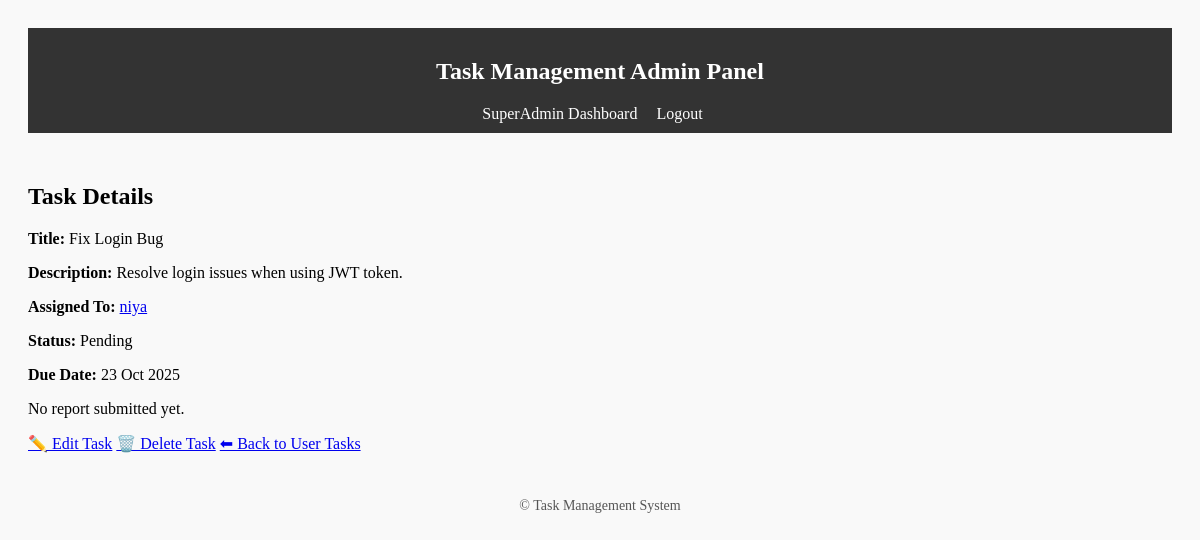
Screenshot of /panel/superadmin/task/5/ (signed in) with the database file from the repository.
### tasks/models.py (models this page shows, shortened)
class Task(models.Model):
    STATUS_CHOICES = (
        ('pending', 'Pending'),
        ('in_progress', 'In Progress'),
        ('completed', 'Completed'),
    )
    title = models.CharField(max_length=255)
    description = models.TextField(blank=True)
    assigned_admin = models.ForeignKey(
        settings.AUTH_USER_MODEL,
        null=True,
        blank=True,
        on_delete=models.SET_NULL,
        limit_choices_to={'role': 'admin'},
        related_name='admin_tasks'
    )
    assigned_to = models.ForeignKey(
        settings.AUTH_USER_MODEL,
        on_delete=models.CASCADE,
        related_name='tasks',
        limit_choices_to={'role': 'user'},null=True, blank=True)
    due_date = models.DateField(null=True, blank=True)
    status = models.CharField(max_length=20, choices=STATUS_CHOICES, default='pending')
    completion_report = models.TextField(blank=True, null=True)
    worked_hours = models.DecimalField(max_digits=6, decimal_places=2, null=True, blank=True)
    created_at = models.DateTimeField(auto_now_add=True)
    updated_at = models.DateTimeField(auto_now=True)

### accounts/models.py (models this page shows, shortened)
class CustomUser(AbstractUser):
    ROLE_CHOICES = (
        ('superadmin', 'SuperAdmin'),
        ('admin', 'Admin'),
        ('user', 'User'),
    )
    role = models.CharField(max_length=20, choices=ROLE_CHOICES, default='user')
    admin = models.ForeignKey("self", null=True, blank=True, limit_choices_to={'role': 'admin'}, on_delete=models.SET_NULL, related_name="assigned_users")

### admin_panel/views.py (the view)
# urls.py: path("superadmin/task/<int:task_id>/", views.superadmin_task_detail, name="superadmin_task_detail"),
@login_required
def superadmin_task_detail(request, task_id):
    if request.user.role != "superadmin":
        return HttpResponseForbidden("Forbidden")
    task = get_object_or_404(Task, id=task_id)
    return render(request, "admin_panel/superadmin_task_detail.html", {
        "task": task
    })

### admin_panel/templates/admin_panel/superadmin_task_detail.html
{% extends "admin_panel/base.html" %}
{% block content %}
<div class="container" style="max-width: 700px; margin-top: 50px;">
    <div class="card shadow-sm p-4">
        <h2 class="mb-4 text-center">Task Details</h2>
        <p><strong>Title:</strong> {{ task.title }}</p>
        <p><strong>Description:</strong> {{ task.description }}</p>
<p>
  <strong>Assigned To:</strong>
  <a href="{% url 'superadmin_user_detail' task.assigned_to.id %}">
    {{ task.assigned_to.username }}
  </a>
</p>        <p><strong>Status:</strong> {{ task.get_status_display }}</p>
        <p><strong>Due Date:</strong> {{ task.due_date|date:"d M Y" }}</p>
        {% if task.status == "completed" %}
            <div class="mt-4">
                <h4>Completion Report</h4>
                <p>{{ task.completion_report }}</p>
                <p><strong>Worked Hours:</strong> {{ task.worked_hours }}</p>
            </div>
        {% else %}
            <p class="text-muted mt-4">No report submitted yet.</p>
        {% endif %}
        <div class="mt-4 d-flex justify-content-between">
            <a href="{% url 'task_update' task.id %}" class="btn btn-warning btn-sm">✏️ Edit Task</a>
            <a href="{% url 'task_delete' task.id %}" class="btn btn-danger btn-sm">🗑️ Delete Task</a>
            <a href="{% url 'superadmin_user_detail' task.assigned_to.id %}" class="btn btn-secondary btn-sm">⬅ Back to User Tasks</a>
        </div>
    </div>
</div>
{% endblock %}

### admin_panel/templates/admin_panel/base.html (style rules this page uses)
body { padding: 20px; background: #f9f9f9; }

### rows the page displays
Task: title "Fix Login Bug", description "Resolve login issues when using JWT token.", assigned_to.username "niya", status "Pending", due_date "23 Oct 2025"
